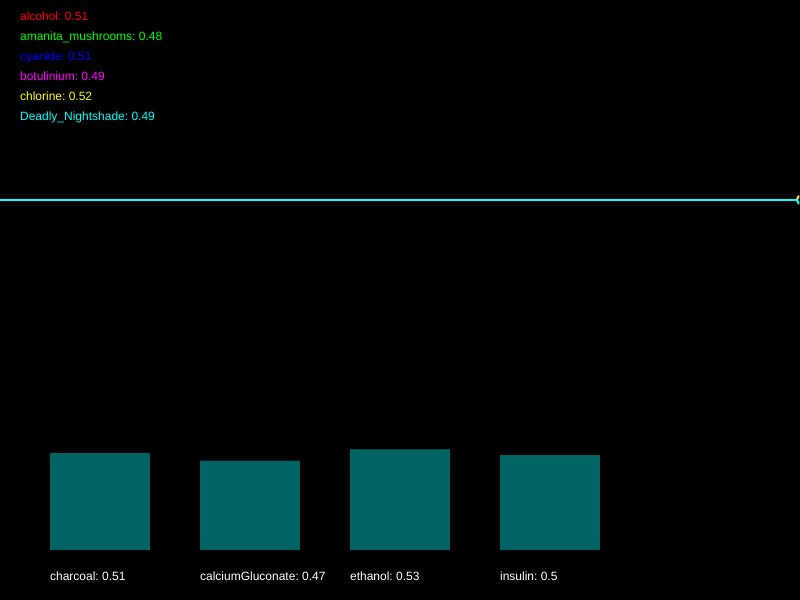
Frame 1 (no input)
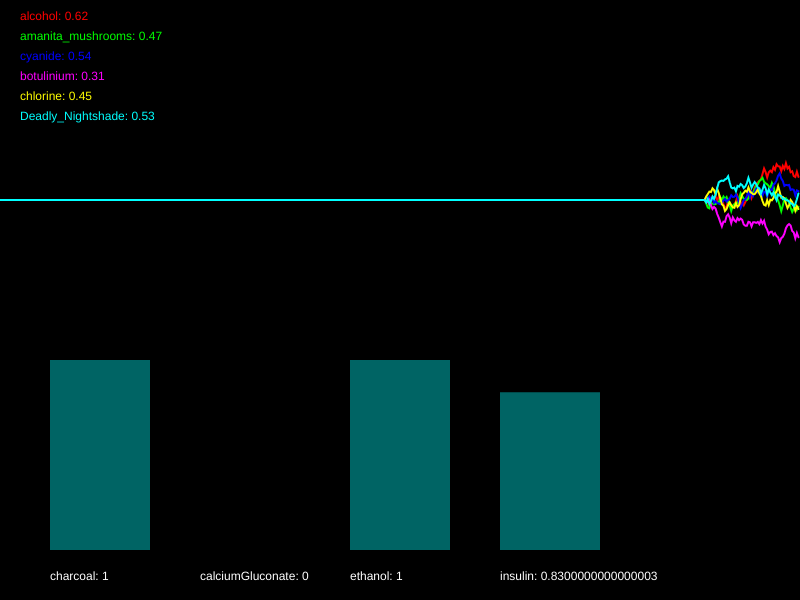
Frame 60 (no input)
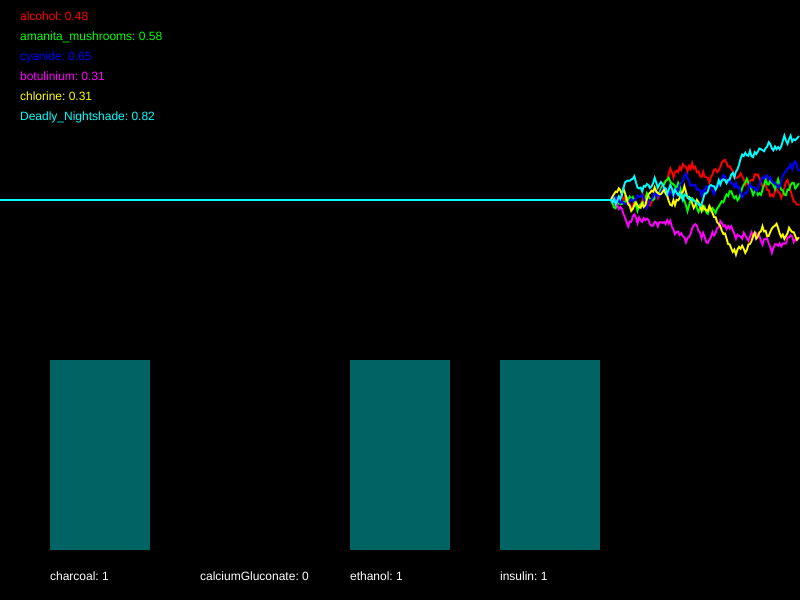
Frame 120 (the mouse pressed at the canvas centre since frame 60)

The p5.js sketch that drew these frames (run headless with seeded random() and noise() and a simulated clock; from frame 60 on, the mouse is pressed at the canvas centre):

// p5.js sketch
// ── sketch.js
/*

Officer: 3721950
CaseNum: 401-2-67953100-3721950

Case 401 - The Case of Norbert's Weiner Stand
Stage 3 - Bilious bagel

As I suspected Norbert has struck again. Ever inventive he’s set up a bagel stand and
has laced the cream cheese with an ingenious but vicious toxin. This one is quite
deadly so get yourself down to the lab right away.

You must develop the antidote by using conditional statements in the draw loop to
do the following.

	- When alcohol goes above 0.52 and chlorine goes above 0.6, try decreasing charcoal by 0.05
	- If either amanita_mushrooms goes above 0.63, Deadly_Nightshade goes above 0.44, or perhaps botulinium goes above 0.51, increment charcoal by 0.01
	- When alcohol dips below 0.55 and chlorine dips below 0.25, or on the other hand, cyanide goes above 0.41, decrement calciumGluconate by 0.03
	- If Deadly_Nightshade dips below 0.75, amanita_mushrooms goes above 0.72, and also botulinium goes above 0.74, increment calciumGluconate by 0.02
	- If alcohol dips below 0.44 or chlorine dips below 0.71, reduce ethanol by 0.02
	- When cyanide goes above 0.42 or Deadly_Nightshade dips below 0.47, raise ethanol by 0.05
	- If chlorine dips below 0.36 and alcohol goes above 0.59, decrease insulin by 0.01
	- When Deadly_Nightshade goes above 0.57 or botulinium dips below 0.35, increase insulin by 0.01


Your conditional statements should:

consider the following poisons:

	- alcohol
	- amanita_mushrooms
	- cyanide
	- botulinium
	- chlorine
	- Deadly_Nightshade


and modify the following antidotes:

	- charcoal
	- calciumGluconate
	- ethanol
	- insulin


- There are many ways to complete this task but you should only use the
following commands:

	if(){}
	+=
	-=

*/

//Declare the poison variables
var alcohol;
var amanita_mushrooms;
var cyanide;
var botulinium;
var chlorine;
var Deadly_Nightshade;


//Declare the antidote variables
var charcoal;
var calciumGluconate;
var ethanol;
var insulin;


//This variable is used for drawing the graph
var graphs;


function setup()
{

	createCanvas(800,600);
	strokeWeight(2);

	//initialise the poisons and antidotes
	alcohol = 0.5;
	amanita_mushrooms = 0.5;
	cyanide = 0.5;
	botulinium = 0.5;
	chlorine = 0.5;
	Deadly_Nightshade = 0.5;
	charcoal = 0.5;
	calciumGluconate = 0.5;
	ethanol = 0.5;
	insulin = 0.5;


	//fills the graph with empty values
	graphs = [];

	for(var i = 0; i < 6; i++)
	{
		graphs.push([]);
		for(var j = 0; j < 512; j++)
		{
			graphs[i].push(0.5);
		}
	}

}

function draw()
{

	//Develop the antidote below
	//Write conditional statements to change the amount of each substance ...
	
if(alcohol > 0.52 && chlorine > 0.6)
   {
   //When alcohol goes above 0.52 and chlorine goes above 0.6, try decreasing charcoal by 0.05
	   charcoal -= 0.05;
   }

if(amanita_mushrooms > 0.63 || Deadly_Nightshade > 0.44 || botulinium > 0.51)
   {
   // If either amanita_mushrooms goes above 0.63, Deadly_Nightshade goes above 0.44, or perhaps botulinium goes above 0.51, increment charcoal by 0.01
	   charcoal += 0.01;
   }
if(alcohol <0.55 && chlorine < 0.25 || cyanide > 0.41)
   {
   // When alcohol dips below 0.55 and chlorine dips below 0.25, or on the other hand, cyanide goes above 0.41, decrement calciumGluconate by 0.03
	   calciumGluconate -= 0.03;
   }

	
if(Deadly_Nightshade < 0.75 && amanita_mushrooms > 0.72 && botulinium > 0.74)
   {
   //If Deadly_Nightshade dips below 0.75, amanita_mushrooms goes above 0.72, and also botulinium goes above 0.74, increment calciumGluconate by 0.02
	   calciumGluconate += 0.02;
   }
	
if(alcohol < 0.44 || chlorine < 0.71)
   {
   //If alcohol dips below 0.44 or chlorine dips below 0.71, reduce ethanol by 0.02
	   ethanol -= 0.02;
   }
	
if(cyanide > 0.42 || Deadly_Nightshade < 0.47)
   {
   //When cyanide goes above 0.42 or Deadly_Nightshade dips below 0.47, raise ethanol by 0.05
	   ethanol += 0.05;
   }
	
if(chlorine < 0.36 && alcohol > 0.59)
   {
   //If chlorine dips below 0.36 and alcohol goes above 0.59, decrease insulin by 0.01
	   insulin -= 0.01;
   }
	
if(Deadly_Nightshade > 0.57 || botulinium < 0.35)
   {
   //When Deadly_Nightshade goes above 0.57 or botulinium dips below 0.35, increase insulin by 0.01
	   insulin += 0.01;
   }
	//////////////////////////////////////////////////////

	//the code below generates new values using random numbers

	/*
		For testing, you might want to temporarily comment out
		these lines and set the same variables to constant values
		instead.
	*/

	alcohol = nextValue(graphs[0],alcohol);
	amanita_mushrooms = nextValue(graphs[1],amanita_mushrooms);
	cyanide = nextValue(graphs[2],cyanide);
	botulinium = nextValue(graphs[3],botulinium);
	chlorine = nextValue(graphs[4],chlorine);
	Deadly_Nightshade = nextValue(graphs[5],Deadly_Nightshade);


	charcoal = constrain(charcoal, 0, 1);
	calciumGluconate = constrain(calciumGluconate, 0, 1);
	ethanol = constrain(ethanol, 0, 1);
	insulin = constrain(insulin, 0, 1);


	///////// DO NOT CHANGE THE CODE BELOW ///////////

	//drawing code

	// set background
	background(0);
	noFill();

	//draw the graphs for the vitals
	var colors = [
	color(255, 0, 0),
	color(0, 255, 0),
	color(0, 0, 255),
	color(255, 0, 255),
	color(255, 255, 0),
	color(0, 255, 255)
	];

	for(var i = 0; i < graphs.length; i++)
	{
		stroke(colors[i]);
		drawGraph(graphs[i]);
	}

	//draw the poisons as text
	noStroke();
	fill(colors[0]);
	text('alcohol: ' + nf(alcohol,1,2), 20,20);
	fill(colors[1]);
	text('amanita_mushrooms: ' + nf(amanita_mushrooms,1,2), 20,40);
	fill(colors[2]);
	text('cyanide: ' + nf(cyanide,1,2), 20,60);
	fill(colors[3]);
	text('botulinium: ' + nf(botulinium,1,2), 20,80);
	fill(colors[4]);
	text('chlorine: ' + nf(chlorine,1,2), 20,100);
	fill(colors[5]);
	text('Deadly_Nightshade: ' + nf(Deadly_Nightshade,1,2), 20,120);


	//draw the antidotes bar chart
	drawBar(charcoal,50,'charcoal');
	drawBar(calciumGluconate,200,'calciumGluconate');
	drawBar(ethanol,350,'ethanol');
	drawBar(insulin,500,'insulin');


}

function nextValue(graph, val)
{
	//gets the next value for a vital and puts it in an array for drawing
	var delta = random(-0.03,0.03);

	val += delta;
	if(val > 1 || val < 0)
	{
		delta *= -1;
		val += delta * 2;
	}

	graph.push(val)
	graph.shift();
	return val;
}

function drawGraph(graph)
{
	//draws an array as a graph
	beginShape();
	for(var i = 0; i < graph.length; i++)
	{
			vertex(width * i/512, height * 0.5 - graph[i]* height/3)
	}
	endShape();
}


function drawBar(val, x, name)
{
	//draws the bars for bar chart
    noStroke();
    fill(0,100,100);
	var mh = height * 0.4 - 50;
	rect(x,(height - 50) - val*mh, 100, val*mh);
    fill(255);
	text(name + ": " + val, x, height - 20);
}
